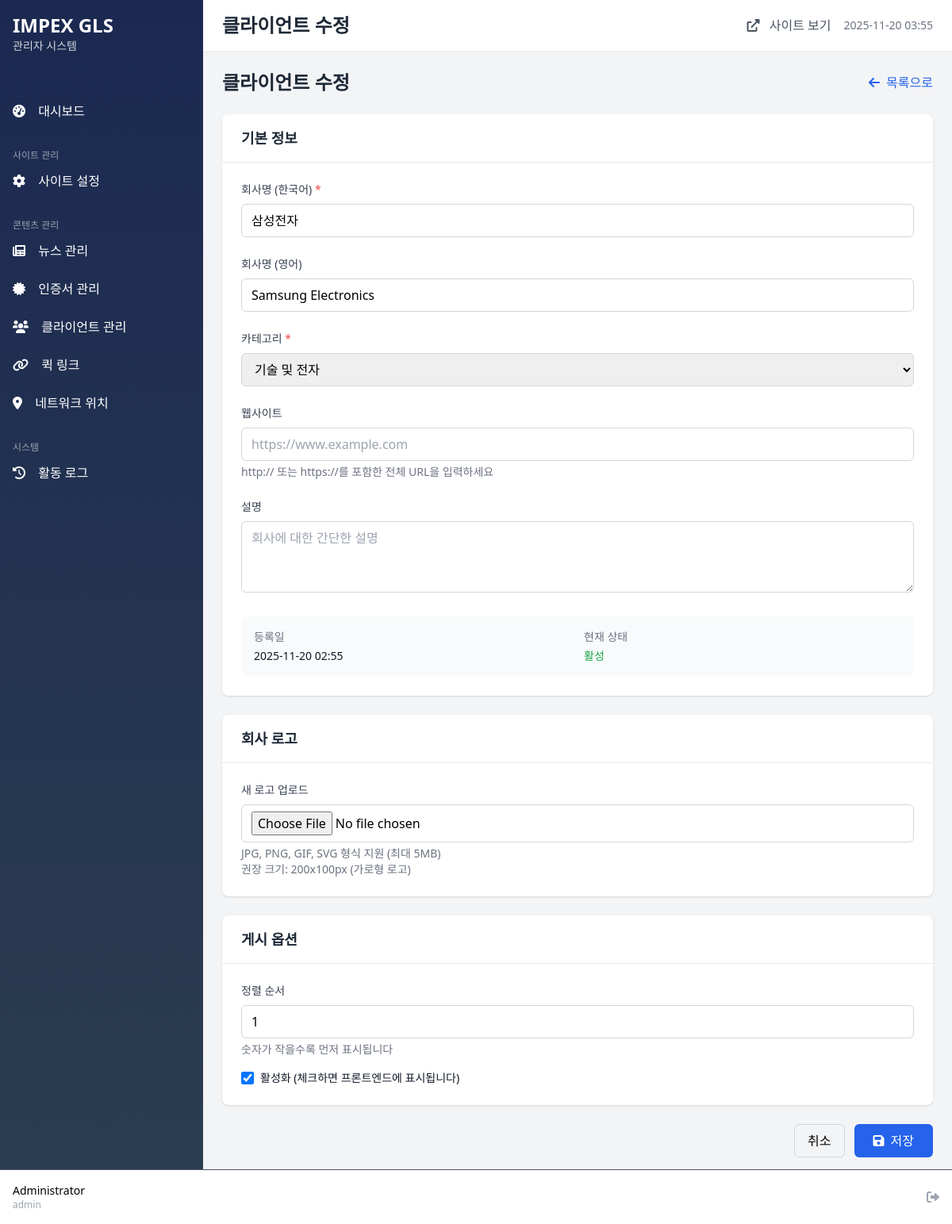
The app's page /admin/clients/edit.php?id=1 (signed in) with its own data.
### tables this page shows
CREATE TABLE clients (
    id INT PRIMARY KEY AUTO_INCREMENT,
    name VARCHAR(100) NOT NULL,
    name_en VARCHAR(100),
    logo_path VARCHAR(255),
    website VARCHAR(255),
    description TEXT,
    category VARCHAR(50),
    category_name VARCHAR(50),
    sort_order INT DEFAULT 0,
    is_active TINYINT DEFAULT 1,
    created_at TIMESTAMP DEFAULT CURRENT_TIMESTAMP
);

### admin/includes/functions.php (called while the page is built, shortened)
<?php
function e($string) {
    return htmlspecialchars($string ?? '', ENT_QUOTES, 'UTF-8');
}
function formatDate($date, $format = 'Y-m-d H:i') {
    return date($format, strtotime($date));
}
?>

### admin/clients/edit.php (the view, shortened to what this page needs)
<?php
require_once '../includes/functions.php';
$id = intval($_GET['id'] ?? 0);
try {
    $pdo = getDBConnection();
    $stmt = $pdo->prepare("SELECT * FROM clients WHERE id = ?");
    $stmt->execute([$id]);
    $client = $stmt->fetch(PDO::FETCH_ASSOC);
} catch (Exception $e) {
    error_log("Client error: " . $e->getMessage());
    setAlert('error', '데이터 조회에 실패했습니다.');
    header('Location: index.php');
    exit;
}
$categories = [
    'TECHNOLOGIES & ELECTRONICS' => '기술 및 전자',
    'AUTOMOTIVE & PARTS' => '자동차 및 부품',
    'MACHINERY' => '기계',
    'AEROSPACE & INDUSTRIAL' => '항공우주 및 산업',
    'FOODS & COSMETICS' => '식품 및 화장품',
    'MEDICAL & CHEMICAL' => '의료 및 화학',
    'TEXTILES & FASHION' => '섬유 및 패션',
    'CONSTRUCTION & MATERIALS' => '건설 및 자재',
    'ENERGY & RESOURCES' => '에너지 및 자원',
    'OTHERS' => '기타'
];
include '../includes/header.php';
?>
<div class="max-w-4xl">
    <div class="mb-6 flex justify-between items-center">
        <h1 class="text-2xl font-bold text-gray-800">클라이언트 수정</h1>
        <a href="index.php" class="text-blue-600 hover:text-blue-800">
            <i class="fas fa-arrow-left mr-2"></i>목록으로
        </a>
    </div>
    <form method="POST" action="" enctype="multipart/form-data">
        <div class="bg-white rounded-lg shadow mb-6">
            <div class="px-6 py-4 border-b border-gray-200">
                <h3 class="text-lg font-semibold text-gray-800">기본 정보</h3>
            </div>
            <div class="p-6 space-y-6">
                <div>
                    <label for="name" class="block text-sm font-medium text-gray-700 mb-2">
                        회사명 (한국어) <span class="text-red-500">*</span>
                    </label>
                    <input type="text"
                           id="name"
                           name="name"
                           value="<?php echo e($client['name']); ?>"
                           placeholder="예: 삼성전자"
                           class="w-full px-3 py-2 border border-gray-300 rounded-md focus:outline-none focus:ring-2 focus:ring-blue-500"
                           required>
                </div>
                <div>
                    <label for="name_en" class="block text-sm font-medium text-gray-700 mb-2">
                        회사명 (영어)
                    </label>
                    <input type="text"
                           id="name_en"
                           name="name_en"
                           value="<?php echo e($client['name_en']); ?>"
                           placeholder="예: Samsung Electronics"
                           class="w-full px-3 py-2 border border-gray-300 rounded-md focus:outline-none focus:ring-2 focus:ring-blue-500">
                </div>
                <div>
                    <label for="category" class="block text-sm font-medium text-gray-700 mb-2">
                        카테고리 <span class="text-red-500">*</span>
                    </label>
                    <select id="category"
                            name="category"
                            class="w-full px-3 py-2 border border-gray-300 rounded-md focus:outline-none focus:ring-2 focus:ring-blue-500"
                            required>
                        <?php foreach ($categories as $value => $label): ?>
                        <option value="<?php echo $value; ?>"
                                data-name="<?php echo $label; ?>"
                                <?php echo $client['category'] == $value ? 'selected' : ''; ?>>
                            <?php echo $label; ?>
                        </option>
                        <?php endforeach; ?>
                    </select>
                </div>
                <div>
                    <label for="website" class="block text-sm font-medium text-gray-700 mb-2">
                        웹사이트
                    </label>
                    <input type="text"
                           id="website"
                           name="website"
                           value="<?php echo e($client['website']); ?>"
                           placeholder="https://www.example.com"
                           class="w-full px-3 py-2 border border-gray-300 rounded-md focus:outline-none focus:ring-2 focus:ring-blue-500">
                    <p class="mt-1 text-sm text-gray-500">http:// 또는 https://를 포함한 전체 URL을 입력하세요</p>
                </div>
                <div>
                    <label for="description" class="block text-sm font-medium text-gray-700 mb-2">
                        설명
                    </label>
                    <textarea id="description"
                              name="description"
                              rows="3"
                              placeholder="회사에 대한 간단한 설명"
                              class="w-full px-3 py-2 border border-gray-300 rounded-md focus:outline-none focus:ring-2 focus:ring-blue-500"><?php echo e($client['description']); ?></textarea>
                </div>
                <div class="bg-gray-50 rounded-lg p-4">
                    <dl class="grid grid-cols-2 gap-4 text-sm">
                        <div>
                            <dt class="font-medium text-gray-500">등록일</dt>
                            <dd class="mt-1 text-gray-900"><?php echo formatDate($client['created_at']); ?></dd>
                        </div>
                        <div>
                            <dt class="font-medium text-gray-500">현재 상태</dt>
                            <dd class="mt-1 text-gray-900">
                                <?php echo $client['is_active'] ? '<span class="text-green-600">활성</span>' : '<span class="text-gray-600">비활성</span>'; ?>
                            </dd>
                        </div>
                    </dl>
                </div>
            </div>
        </div>
        <div class="bg-white rounded-lg shadow mb-6">
            <div class="px-6 py-4 border-b border-gray-200">
                <h3 class="text-lg font-semibold text-gray-800">회사 로고</h3>
            </div>
            <div class="p-6">
                <div>
                    <label for="logo_file" class="block text-sm font-medium text-gray-700 mb-2">
                        새 로고 업로드
                    </label>
                    <input type="file"
                           id="logo_file"
                           name="logo_file"
                           accept="image/*"
                           class="w-full px-3 py-2 border border-gray-300 rounded-md focus:outline-none focus:ring-2 focus:ring-blue-500">
                    <p class="mt-1 text-sm text-gray-500">
                        JPG, PNG, GIF, SVG 형식 지원 (최대 5MB)<br>
                        권장 크기: 200x100px (가로형 로고)
                    </p>
                </div>
            </div>
        </div>
        <div class="bg-white rounded-lg shadow mb-6">
            <div class="px-6 py-4 border-b border-gray-200">
                <h3 class="text-lg font-semibold text-gray-800">게시 옵션</h3>
            </div>
            <div class="p-6 space-y-4">
                <div>
                    <label for="sort_order" class="block text-sm font-medium text-gray-700 mb-2">
                        정렬 순서
                    </label>
                    <input type="number"
                           id="sort_order"
                           name="sort_order"
                           value="<?php echo e($client['sort_order']); ?>"
                           class="w-full px-3 py-2 border border-gray-300 rounded-md focus:outline-none focus:ring-2 focus:ring-blue-500">
                    <p class="mt-1 text-sm text-gray-500">숫자가 작을수록 먼저 표시됩니다</p>
                </div>
                <div class="flex items-center">
                    <input type="checkbox"
                           id="is_active"
                           name="is_active"
                           value="1"
                           <?php echo $client['is_active'] ? 'checked' : ''; ?>
                           class="h-4 w-4 text-blue-600 focus:ring-blue-500 border-gray-300 rounded">
                    <label for="is_active" class="ml-2 block text-sm text-gray-900">
                        활성화 (체크하면 프론트엔드에 표시됩니다)
                    </label>
                </div>
            </div>
        </div>
        <div class="flex justify-end space-x-3">
            <a href="index.php"
               class="px-4 py-2 border border-gray-300 rounded-md hover:bg-gray-50 transition duration-200">
                취소
            </a>
            <button type="submit"
                    class="bg-blue-600 text-white px-6 py-2 rounded-md hover:bg-blue-700 transition duration-200">
                <i class="fas fa-save mr-2"></i>저장
            </button>
        </div>
    </form>
</div>
<?php include '../includes/footer.php'; ?>

### records on screen
clients: name "삼성전자", name_en "Samsung Electronics", category "기술 및 전자", created_at "2025-11-20 02:55", sort_order "1", is_active "☑"

### other values on screen
$_SESSION['admin_name'] "Administrator"
$_SESSION['admin_username'] "admin"
$page_title "클라이언트 수정"
